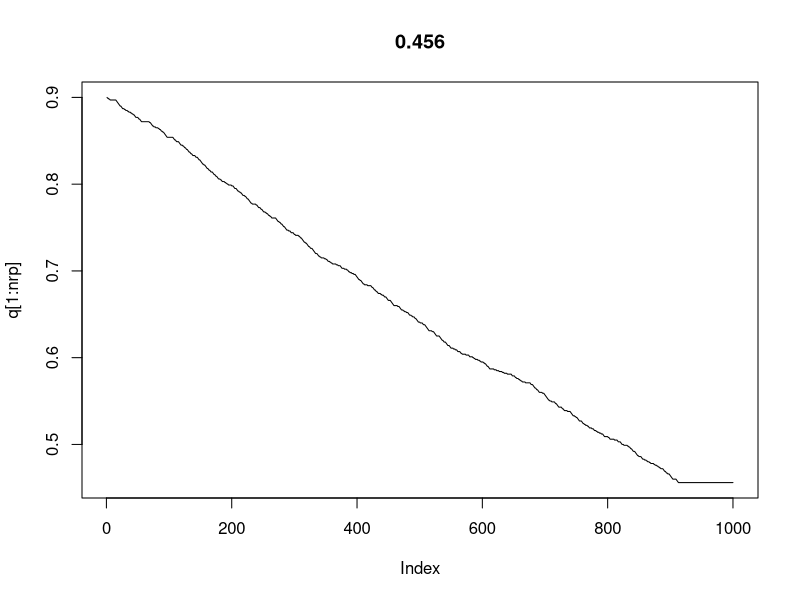

This chart was generated by the following R code:
nrp<-1000 # 繰り返し数
qi<-0.9 # qの初期値
n<-8 # 観測種子数
data<-matrix(c(4,3,4,5,5,2,3,1,4,0,1,5,5,6,5,4,4,5,3,4)) # 観測された生存種子数（＝データ）
logL<-numeric(nrp) # 行列logL初期化
q<-qi # 行列qの1つめに初期値を代入

# 以下繰り返し。値を更新しながら繰り返すのでapply系関数は使えないと思う
for (rp in 1:nrp){ 
  # q[rp]を用いて対数尤度の算出
  # 観測されたデータごとに二項分布を使って条件つき確率を計算。apply関数を使うことで繰り返し文を使わないようにしている
  lh<-apply(data,2,function(x){
    lhd<-choose(n,x)*q[rp]^x*(1-q[rp])^(n-x)
    return(lhd)
  })
  logL[rp]<-log(prod(lh)) # 確率の総乗が尤度、その対数をとって対数尤度
  
  # 繰り返しの2回目以降はqを変化させたときに対数尤度が高くなっていた場合のみ、そのqを採用
  if (rp>1){
    if (logL[rp]<logL[rp-1]){
      q[rp]<-q[rp-1]
      logL[rp]<-logL[rp-1]
    }
  }
  # 次のqはランダムに正負どちらかの隣を選ぶ
  if (round(runif(1))){ 
    q[rp+1]<-q[rp]+0.001
  }else{
    q[rp+1]<-q[rp]-0.001
  }
}
plot(q[1:nrp],type='l', main=q[nrp]) # 結果をグラフに